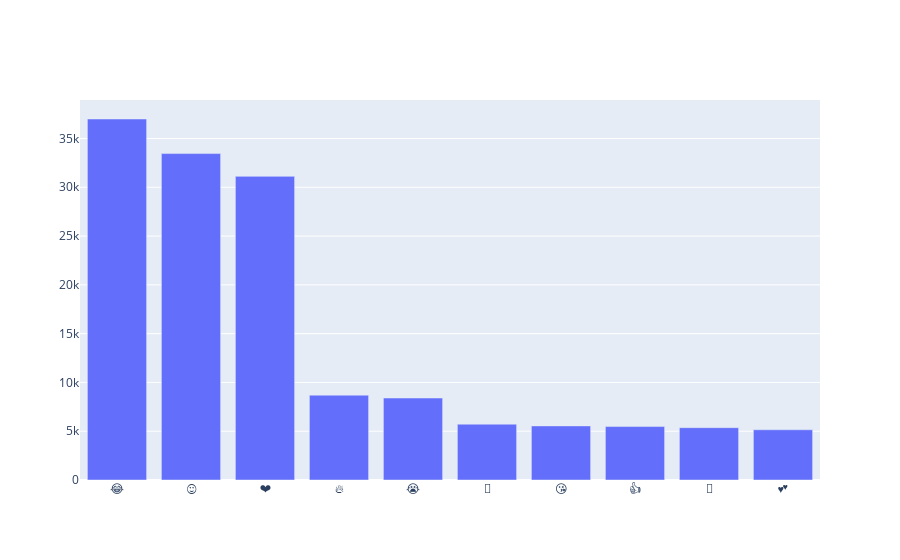

The notebook cell saved with this chart:
### Code cell
iplot([gr])

### Figure 1 — Plotly figure (JSON) as saved in the notebook; plotly's stock layout.template omitted (floating-point values rounded to 4 significant figures)
{"data": [{"type": "bar", "x": ["😂", "😍", "❤", "🔥", "😭", "👏", "😘", "👍", "💖", "💕"], "y": [36998, 33453, 31119, 8694, 8398, 5721, 5545, 5476, 5362, 5147]}], "layout": {}}
